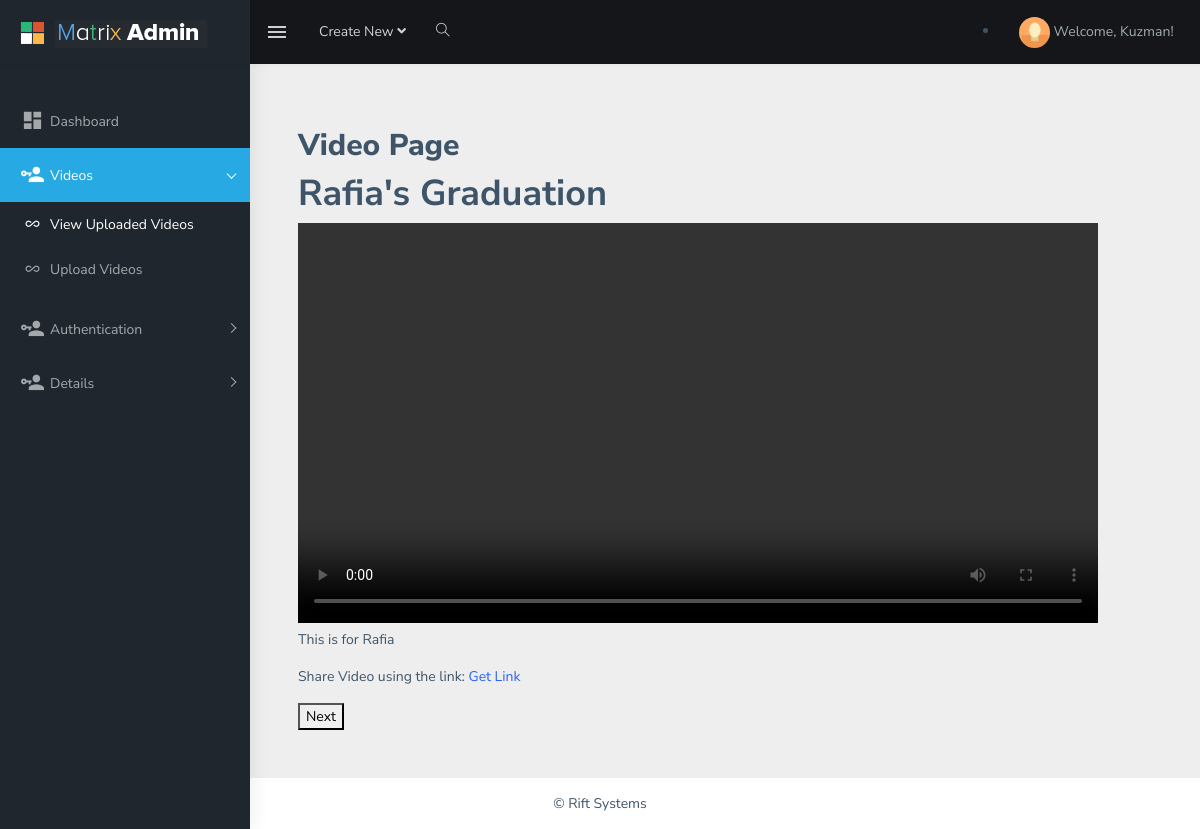
Before: /video/admin/all_videos/ (signed in) with the older database file.
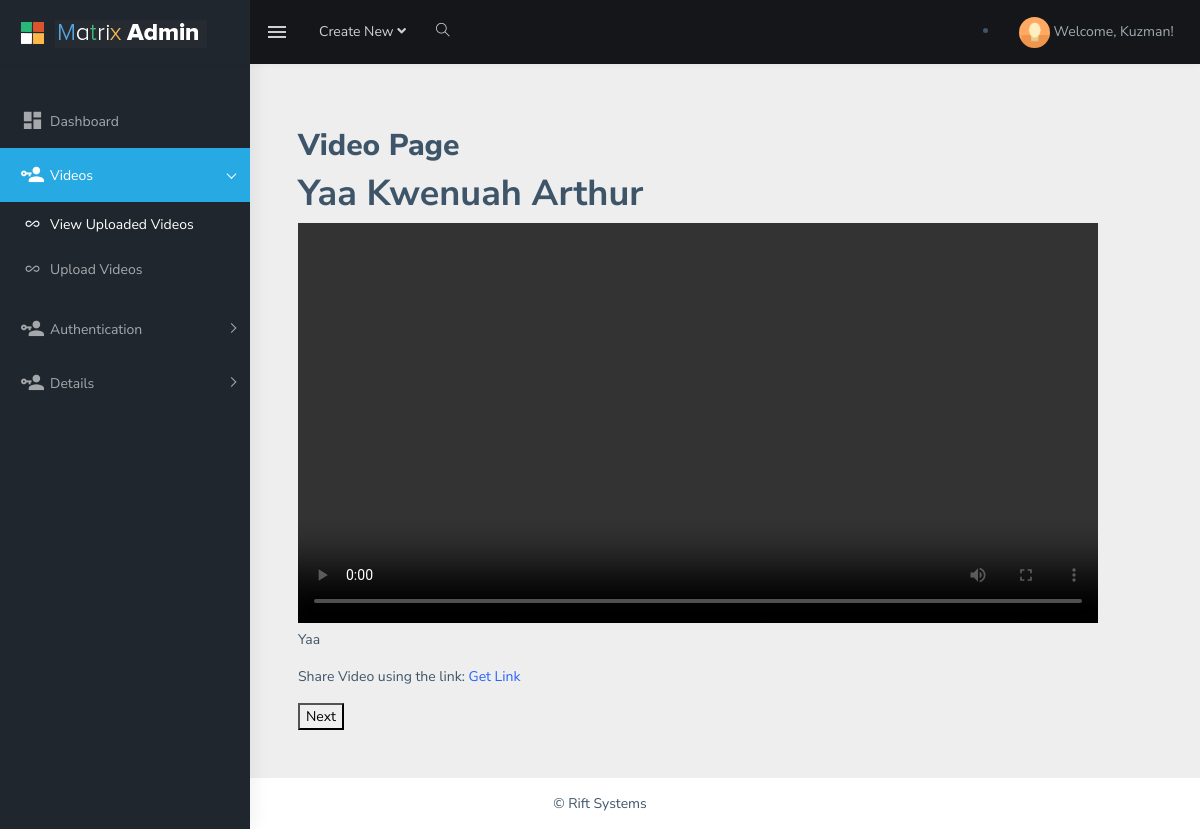
After: the same page with the newer database file.
### VideoApp/models.py (models this page shows, shortened)
class Video(models.Model):
    id = models.UUIDField(primary_key=True, default=uuid.uuid4, editable=False)
    title = models.CharField(max_length=100)
    description = models.TextField()
    uploaded_by = models.ForeignKey(UserProfile, on_delete=models.CASCADE)
    file = models.FileField(upload_to='media/video/')
    created_at = models.DateTimeField(auto_now_add=True)
    video_link = models.URLField()

### VideoApp/views.py (the view)
@login_required(login_url='index')
def display_video(request, video_id=None):
    if video_id:
        try:
            current_video = Video.objects.get(id=video_id)
            next_video = Video.objects.filter(id__gt=current_video.id).order_by('id').first()
            previous_video = Video.objects.filter(id__lt=current_video.id).order_by('-id').first()
        except Video.DoesNotExist:
            current_video = None
            next_video = None
            previous_video = None
    else:
        current_video = Video.objects.first()
        if current_video:
            next_video = Video.objects.exclude(id=current_video.id).order_by('id').first()
            previous_video = Video.objects.filter(id__lt=current_video.id).order_by('-id').first()
        else:
            messages.error(request,'No Videos Found',fail_silently=True)
            return render(request, 'matrix-admin/All_Videos_Page.html')
    return render(request, 'matrix-admin/All_Videos_Page.html',
                  {'video': current_video, 'next_video': next_video, 'previous_video': previous_video})

### account/auth_backend.py (called while the page is built)
    def get_user(self, user_id):
        try:
            return UserModel.objects.get(pk=user_id)
        except UserModel.DoesNotExist:
            return None

### templates/matrix-admin/All_Videos_Page.html (shortened to what this page needs)
{% extends 'matrix-admin/index2.html' %}
{% block contents %}
<div class="container p-5 px-5">
    <h2 class="font-weight-bold mt-3">Video Page</h2>
    <h1>{{ video.title }}</h1>
    <div style="width: 100%; max-width: 800px;">
        <video controls style="width: 100%;">
            <source src="{{ video.file.url }}" type="{{ video.file.content_type }}">
        </video>
    </div>
    <p>{{ video.description }}</p>
    <p>Share Video using the link: <a href="{% url 'admin_all_videos'  %}{{ video.id }}">Get Link</a></p>
{% if next_video %}
    <form action="{% url 'next_video' next_video.pk %}" method="get">
        <button type="submit">Next</button>
    </form>
{% else %}
    <p>No more videos</p>
{% endif %}
</div>
{% endblock contents %}

Changed rows visible on the page:
removed Video: title "Rafia's Graduation", description "This is for Rafia"
added Video: title "Yaa Kwenuah Arthur", description "Yaa"
